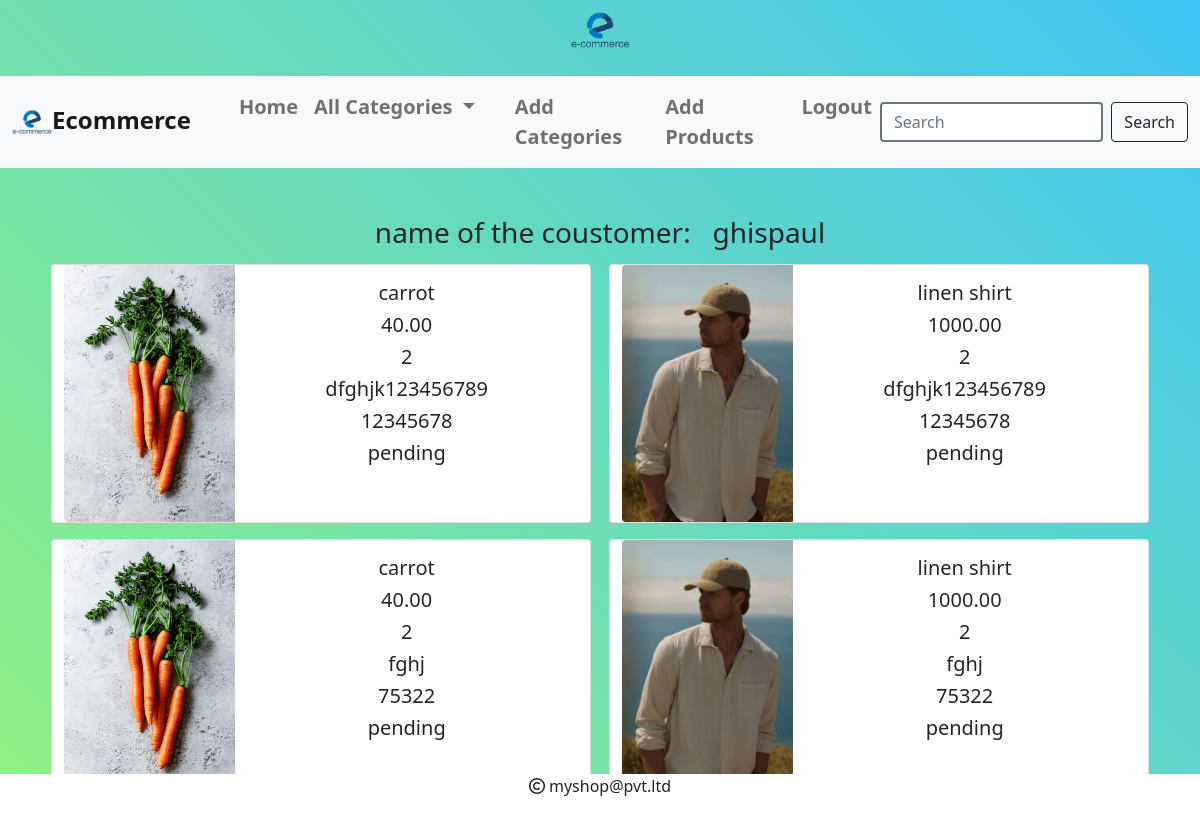
The page /cart/orderview (signed in) on the database its author committed.
### cart/models.py (models this page shows)
class Orderdetails(models.Model):
    product=models.ForeignKey(Product,on_delete=models.CASCADE)
    user=models.ForeignKey(User,on_delete=models.CASCADE)
    no_of_items=models.IntegerField()
    address=models.TextField()
    phone=models.IntegerField()
    pin=models.IntegerField()
    order_id=models.CharField(max_length=20,blank=True)
    order_date=models.DateTimeField(auto_now_add=True)
    payment_status=models.CharField(default='pending',max_length=20)
    delivery_status=models.CharField(default='pending',max_length=20)

### shop/models.py (models this page shows, shortened)
class Product(models.Model):
    name = models.CharField(max_length=20)
    desc = models.TextField()
    image = models.ImageField(upload_to='products')
    price = models.DecimalField(max_digits=10,decimal_places=2)
    stock = models.IntegerField()
    available = models.BooleanField(default=True)
    created = models.DateTimeField(auto_now_add=True)
    updated = models.DateTimeField(auto_now=True)
    category = models.ForeignKey(Category,on_delete=models.CASCADE)

### cart/views.py (the view)
# urls.py: path('orderview', views.order_view, name='orderview'),
@login_required
def order_view(request):
    u=request.user
    o=Orderdetails.objects.filter(user=u,payment_status='paid')
    context={'orders':o,}
    return render(request,'order_view.html',context)

### cart/context_processors.py (called while the page is built)
def count_items(request):
    u=request.user
    count=0
    if request.user.is_authenticated:
        try:
            c=Cart.objects.filter(user=u)
            for i in c:
                count += i.quantity
        except:
            count=0
    return {'count':count}

### shop/context_processors.py (called while the page is built)
def menu(request):
    c=Category.objects.all()
    return {'links':c}

### templates/order_view.html (shortened to what this page needs)
{% extends 'base.html' %}
{% load static %}
{% block content %}
<div class="container mt-5">
    <div class="row text-center mx-auto">
        <h3>name of the coustomer: &nbsp; {{user.username}}</h3><br><br>
        {% for j in orders %}
        <div class="card mb-3 mx-auto" style="max-width: 540px;">
  <div class="row g-0">
    <div class="col-md-4">
      <img src="{{j.product.image.url}}" class="img-fluid rounded-start" alt="...">
    </div>
    <div class="col-md-8">
      <div class="card-body">
        <h5 class="card-title">{{j.product.name}}</h5>
          <h5 class="card-title">{{j.product.price}}</h5>
           <h5 class="card-title">{{j.no_of_items}}</h5>
          <h5 class="card-title">{{j.address}}</h5>
          <h5 class="card-title">{{j.phone}}</h5>
          <h5 class="card-title">{{j.delivery_status}}</h5>
      </div>
    </div>
  </div>
</div>
        {% endfor %}
    </div>
</div>
{% endblock %}

### templates/base.html (shortened to what this page needs)
<!DOCTYPE html>
{% load static %}
<html lang="en">
<head>
    <link rel="stylesheet" href="https://cdnjs.cloudflare.com/ajax/libs/font-awesome/6.6.0/css/all.min.css" />
    <link href="https://cdn.jsdelivr.net/npm/bootstrap@5.0.2/dist/css/bootstrap.min.css" rel="stylesheet">
    <link rel="stylesheet" href="{% static 'css/style.css' %}">
    <link rel="stylesheet" href="https://cdnjs.cloudflare.com/ajax/libs/font-awesome/6.6.0/css/all.min.css" />
</head>
<body>
    <header style="">
        <div class="container-fluid text-center">
            <img src="{% static 'images/a671ef222a6e136f8fe7fd9cfc97e57b.png' %}" height="60px" width="60px">
        </div>
                    <nav class="navbar navbar-expand-lg navbar-light bg-light mt-3">
              <div class="container-fluid">
                <a class="navbar-brand fs-4 fw-bold" href="#"> <img src="{% static 'images/a671ef222a6e136f8fe7fd9cfc97e57b.png' %}" height="40px" width="40px">Ecommerce</a>
                <div class="collapse navbar-collapse" id="navbarSupportedContent">
                  <ul class="navbar-nav me-auto mb-2 mb-lg-0 fs-5 fw-bold ">
                    <li class="nav-item ms-4">
                      <a class="nav-link " aria-current="page" href="{% url 'shop:categories' %}">Home</a>
                    </li>
                       <li class="nav-item dropdown">
                      <a class="nav-link dropdown-toggle" href="#" id="navbarDropdown" role="button" data-bs-toggle="dropdown" aria-expanded="false">
                        All Categories
                      </a>
                    </li>
                    {% if user.is_authenticated %}
                    {% if user.is_superuser == False %}
                         <li class="nav-item ms-4">
                      <a class="nav-link " aria-current="page" href="{% url 'cart:cartview' %}"><i class="fa-solid fa-cart-shopping"></i></a>
                    </li>
                      <li class="nav-item ms-4">
                      <a class="nav-link " aria-current="page" href="{% url 'cart:orderview' %}">Your Orders</a>
                    </li>
                      {% else %}
                       <li class="nav-item ms-4">
                      <a class="nav-link " aria-current="page" href="{% url 'shop:addcat' %}">Add Categories</a>
                    </li>
                      <li class="nav-item ms-4">
                      <a class="nav-link " aria-current="page" href="{% url 'shop:addpro' %}">Add Products</a>
                    </li>
                      {% endif %}
                       <li class="nav-item ms-4">
                      <a class="nav-link " aria-current="page" href="{% url 'shop:logout' %}">Logout</a>
                    </li>
                      {% endif %}
                  </ul>
                  <form class="d-flex" method="POST" action="{% url 'search:searchitems' %}">
                    <input class="form-control me-2 border-2 border-secondary" type="search" placeholder="Search" aria-label="Search" name="q">
                    <button class="btn btn-outline-dark " type="submit">Search</button>
                  </form>
                </div>
              </div>
            </nav>
    </header>
{% block content %}
{% endblock %}
<footer class="footer">
        <p class="text-center"><i class="fa-regular fa-copyright fs-6 me-1"></i>myshop@pvt.ltd</p>
</footer>
</body>
</html>

### static/css/style.css (style rules this page uses)
body { background:linear-gradient(45deg,#91f182,#3fc5f5); }
.footer { position:fixed; bottom:0; left:0; background-color:white; height:40px; width:100%; }

### rows shown on the page
Orderdetails: product.image (picture), product.name "carrot", product.price "40.00", no_of_items "2", address "dfghjk123456789", phone "12345678", delivery_status "pending"
Orderdetails: product.image (picture), product.name "linen shirt", product.price "1000.00", no_of_items "2", address "dfghjk123456789", phone "12345678", delivery_status "pending"
Orderdetails: product.image (picture), product.name "carrot", product.price "40.00", no_of_items "2", address "fghj", phone "75322", delivery_status "pending"
Orderdetails: product.image (picture), product.name "linen shirt", product.price "1000.00", no_of_items "2", address "fghj", phone "75322", delivery_status "pending"

### other values the page prints
{{ user.username }} "ghispaul"
